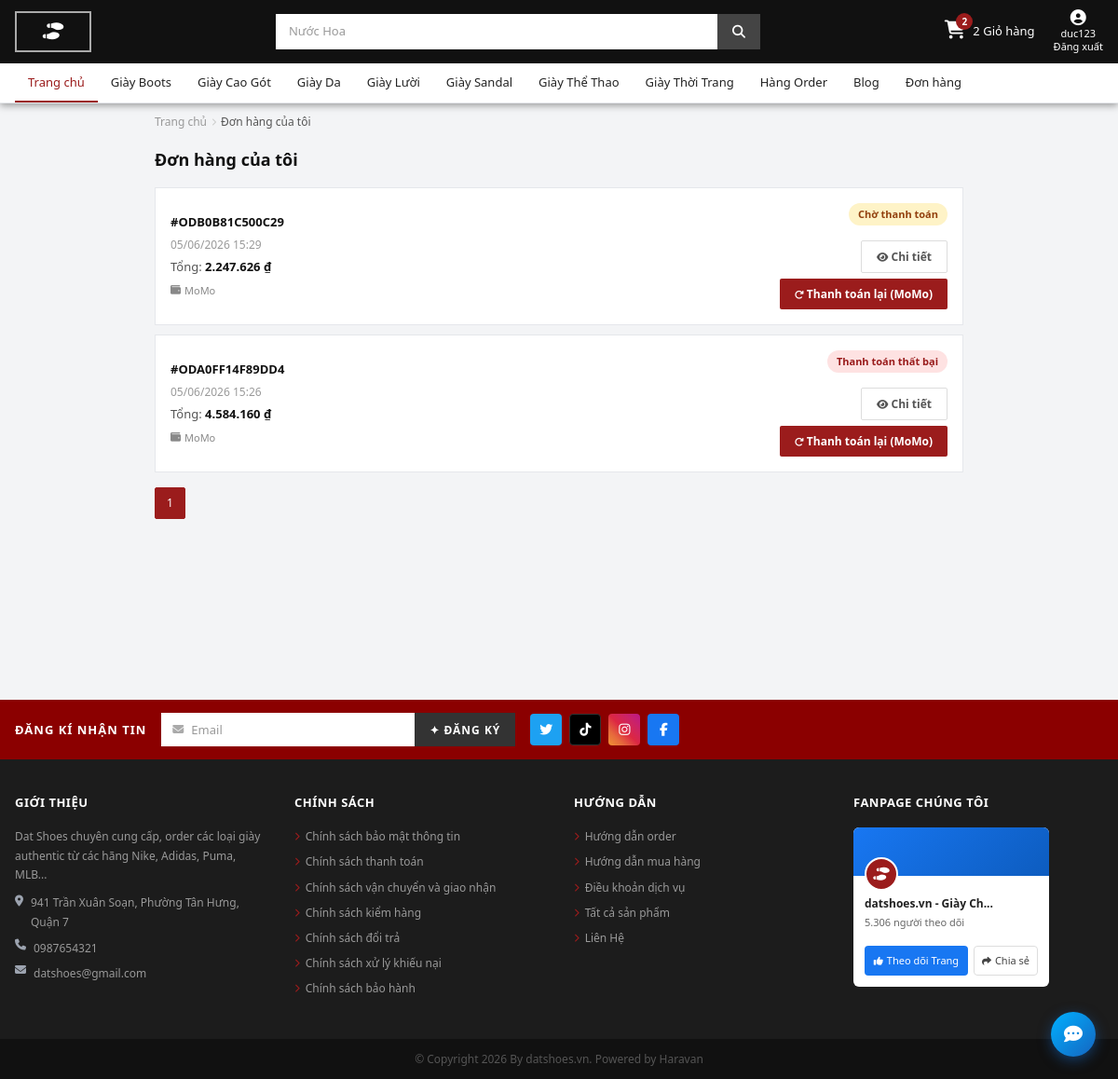
Page /cart/orders/ (signed in) on the earlier database version.
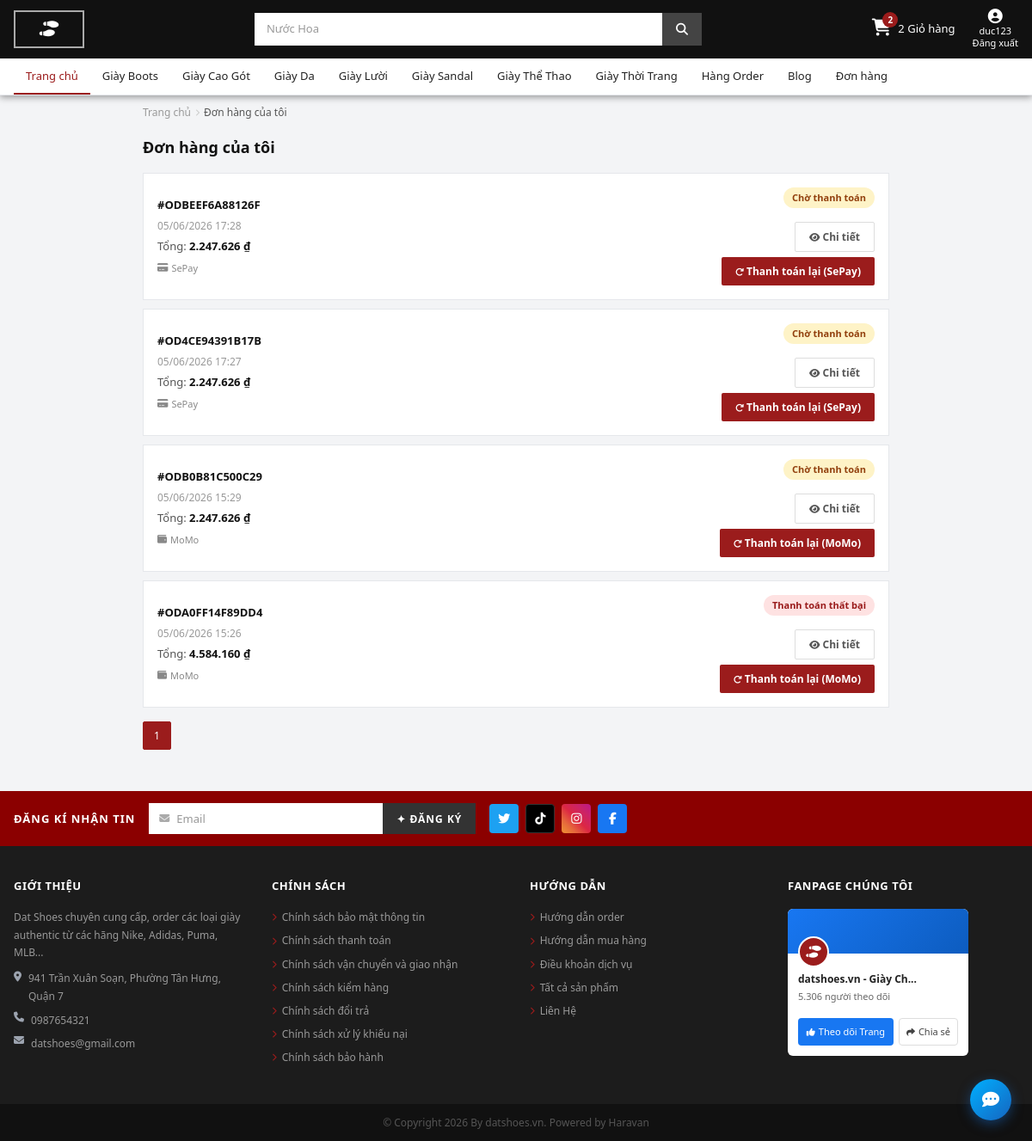
Same page on the later database version.
### apps/products/models.py (models this page shows, shortened)
class Category(models.Model):
    name = models.CharField(max_length=100, unique=True,
                            verbose_name="Tên loại giày")
    slug = models.SlugField(max_length=120, unique=True, blank=True)
    description = models.TextField(blank=True, verbose_name="Mô tả")
    image = models.ImageField(upload_to='categories/', blank=True, null=True)
    is_active = models.BooleanField(default=True)
    class Meta:
        verbose_name = "Danh mục"
        verbose_name_plural = "Danh mục"

### apps/cart/models.py (models this page shows, shortened)
class Order(models.Model):
    class Status(models.TextChoices):
        PENDING = 'pending', 'Chờ thanh toán'
        PAID = 'paid', 'Đã thanh toán'
        FAILED = 'failed', 'Thanh toán thất bại'
        CANCELLED = 'cancelled', 'Đã hủy'
    class PaymentMethod(models.TextChoices):
        MOMO  = 'momo',  'MoMo'
        SEPAY = 'sepay', 'SePay'
        COD   = 'cod',   'COD'
    user = models.ForeignKey(
        settings.AUTH_USER_MODEL,
        on_delete=models.SET_NULL,
        null=True,
        blank=True,
        related_name='orders',
    )
    code = models.CharField(max_length=32, unique=True, blank=True)
    full_name = models.CharField(max_length=120, blank=True)
    phone = models.CharField(max_length=20, blank=True)
    email = models.EmailField(blank=True)
    address = models.CharField(max_length=255, blank=True)
    note = models.TextField(blank=True)
    total_amount = models.DecimalField(max_digits=12, decimal_places=0)
    discount_amount = models.DecimalField(max_digits=12, decimal_places=0, default=0, verbose_name='Số tiền giảm')
    voucher = models.ForeignKey(
        'Voucher', on_delete=models.SET_NULL, null=True, blank=True,
        related_name='orders', verbose_name='Voucher'
    )
    voucher_code = models.CharField(max_length=50, blank=True, verbose_name='Mã voucher (lưu lại)')
    status = models.CharField(max_length=20, choices=Status.choices, default=Status.PENDING)
    payment_method = models.CharField(max_length=20, choices=PaymentMethod.choices, default=PaymentMethod.MOMO)
    momo_order_id = models.CharField(max_length=100, blank=True, unique=True, null=True)
    momo_request_id = models.CharField(max_length=100, blank=True, unique=True, null=True)
    momo_trans_id = models.CharField(max_length=100, blank=True, null=True)
    momo_result_code = models.IntegerField(blank=True, null=True)
    momo_message = models.CharField(max_length=255, blank=True)
    momo_pay_url = models.URLField(blank=True)
    momo_response_payload = models.TextField(blank=True)
    sepay_invoice_number = models.CharField(max_length=64, blank=True, verbose_name='SePay invoice number')
    sepay_transaction_id = models.CharField(max_length=100, blank=True, null=True, verbose_name='SePay transaction ID')
    sepay_pay_url = models.URLField(blank=True, verbose_name='SePay checkout URL')
    sepay_status = models.CharField(max_length=32, blank=True, verbose_name='SePay order status')
    sepay_ipn_payload = models.TextField(blank=True, verbose_name='SePay IPN raw payload')
    created_at = models.DateTimeField(auto_now_add=True)
    updated_at = models.DateTimeField(auto_now=True)
    class Meta:
        ordering = ['-created_at']
        verbose_name = 'Đơn hàng'
        verbose_name_plural = 'Đơn hàng'

### apps/cart/views.py (the view)
# urls.py: path('orders/', views.orders_list, name='orders_list'),
@login_required
def orders_list(request):
    qs = Order.objects.filter(user=request.user).order_by('-created_at')
    paginator = Paginator(qs, 12)
    page = request.GET.get('page')
    page_obj = paginator.get_page(page)
    return render(request, 'orders/order_list.html', {'page_obj': page_obj, 'paginator': paginator})

### apps/cart/context_processors.py (called while the page is built)
def cart_count(request):
    if request.user.is_authenticated:
        total_items = get_user_cart_item_count(request.user)
    else:
        cart = get_session_cart(request.session)
        total_items = sum(int(item.get('quantity', 0)) for item in cart.values())
    return {'cart_count': total_items}

### apps/cart/services.py (called while the page is built)
def get_user_cart_item_count(user):
    cart = Cart.objects.filter(user=user).first()
    if not cart:
        return 0
    return sum(item.quantity for item in cart.items.all())

### apps/products/context_processors.py (called while the page is built)
def navigation_data(request):
    return {
        'categories': Category.objects.filter(is_active=True).order_by('name'),
        'brands': Brand.objects.filter(is_active=True).order_by('name'),
    }

### apps/products/templatetags/format_money.py (called while the page is built)
@register.filter
def vnd(value):
    try:
        value = int(value)
        return f"{value:,} ₫".replace(",", ".")
    except:
        return value

### templates/orders/order_list.html (shortened to what this page needs)
{% extends 'base.html' %}
{% load static %}
{% load format_money %}
{% block content %}
<div class="ol-page">
<div class="ol-container">
  <nav class="ol-bc">
    <a href="{% url 'landing' %}">Trang chủ</a>
    <i class="fas fa-chevron-right"></i>
    <span style="color:#555;">Đơn hàng của tôi</span>
  </nav>
  <div class="ol-header">Đơn hàng của tôi</div>
  {% if page_obj.object_list %}
    {% for order in page_obj.object_list %}
    <div class="ol-card">
      <div>
        <div class="ol-code">#{{ order.code }}</div>
        <div class="ol-date">{{ order.created_at|date:"d/m/Y H:i" }}</div>
        <div class="ol-total">
          Tổng: <strong>{{ order.total_amount|vnd }}</strong>
        </div>
        <div class="ol-method">
          {% if order.payment_method == 'sepay' %}
            <i class="fas fa-credit-card"></i> SePay
          {% elif order.payment_method == 'momo' %}
            <i class="fas fa-wallet"></i> MoMo
          {% else %}
            <i class="fas fa-money-bill"></i> {{ order.get_payment_method_display }}
          {% endif %}
        </div>
      </div>
      <div class="ol-actions">
        <span class="ol-status {{ order.status }}">{{ order.get_status_display }}</span>
        <a href="{% url 'cart:order_detail' order.code %}" class="btn-ol-detail">
          <i class="fas fa-eye" style="font-size:11px;"></i> Chi tiết
        </a>
        {% if order.status == 'pending' or order.status == 'failed' %}
        <form action="{% url 'cart:order_retry' order.code %}" method="post">
          <button type="submit" class="btn-ol-retry">
            <i class="fas fa-redo" style="font-size:10px;"></i>
            Thanh toán lại
            {% if order.payment_method == 'sepay' %}(SePay){% elif order.payment_method == 'momo' %}(MoMo){% endif %}
          </button>
        </form>
        {% endif %}
      </div>
    </div>
    {% endfor %}
    <div class="ol-pagination">
      {% for num in paginator.page_range %}
      <a href="?page={{ num }}" class="ol-page-btn {% if num == page_obj.number %}active{% endif %}">{{ num }}</a>
      {% endfor %}
    </div>
  {% else %}
  <div class="ol-empty">
    <div><i class="fas fa-receipt"></i></div>
    <p>Bạn chưa có đơn hàng nào.</p>
    <a href="{% url 'products:product_list' %}">Mua sắm ngay</a>
  </div>
  {% endif %}
</div>
</div>
{% endblock %}

### templates/base.html (shortened to what the changed rows need)
<!doctype html>
<html lang="vi">
<head>
	<link rel="stylesheet" href="https://cdnjs.cloudflare.com/ajax/libs/font-awesome/6.6.0/css/all.min.css" />
	{% load static %}
	<link rel="stylesheet" href="{% static 'css/main.css' %}" />
</head>
<body>
	<header class="site-header">
		<nav class="site-nav">
			<div style="max-width:1200px; margin:0 auto; padding:0 16px;">
				<ul class="nav-list" id="mainNavList">
					{% for category in categories %}
					<li>
						<a href="{% url 'products:category_detail' category.slug %}">
							{{ category.name }}
						</a>
					</li>
					{% endfor %}
				</ul>
			</div>
		</nav>
	</header>
	<main>
		{% block content %}{% endblock %}
	</main>
</body>
</html>

Differences in the rows shown:
added Order: code "ODBEEF6A88126F", created_at "05/06/2026 17:28", total_amount|vnd "2.247.626 ₫", payment_method "sepay" (drawn), status "Chờ thanh toán", shows "Thanh toán lại"
added Order: code "OD4CE94391B17B", created_at "05/06/2026 17:27", total_amount|vnd "2.247.626 ₫", payment_method "sepay" (drawn), status "Chờ thanh toán", shows "Thanh toán lại"
